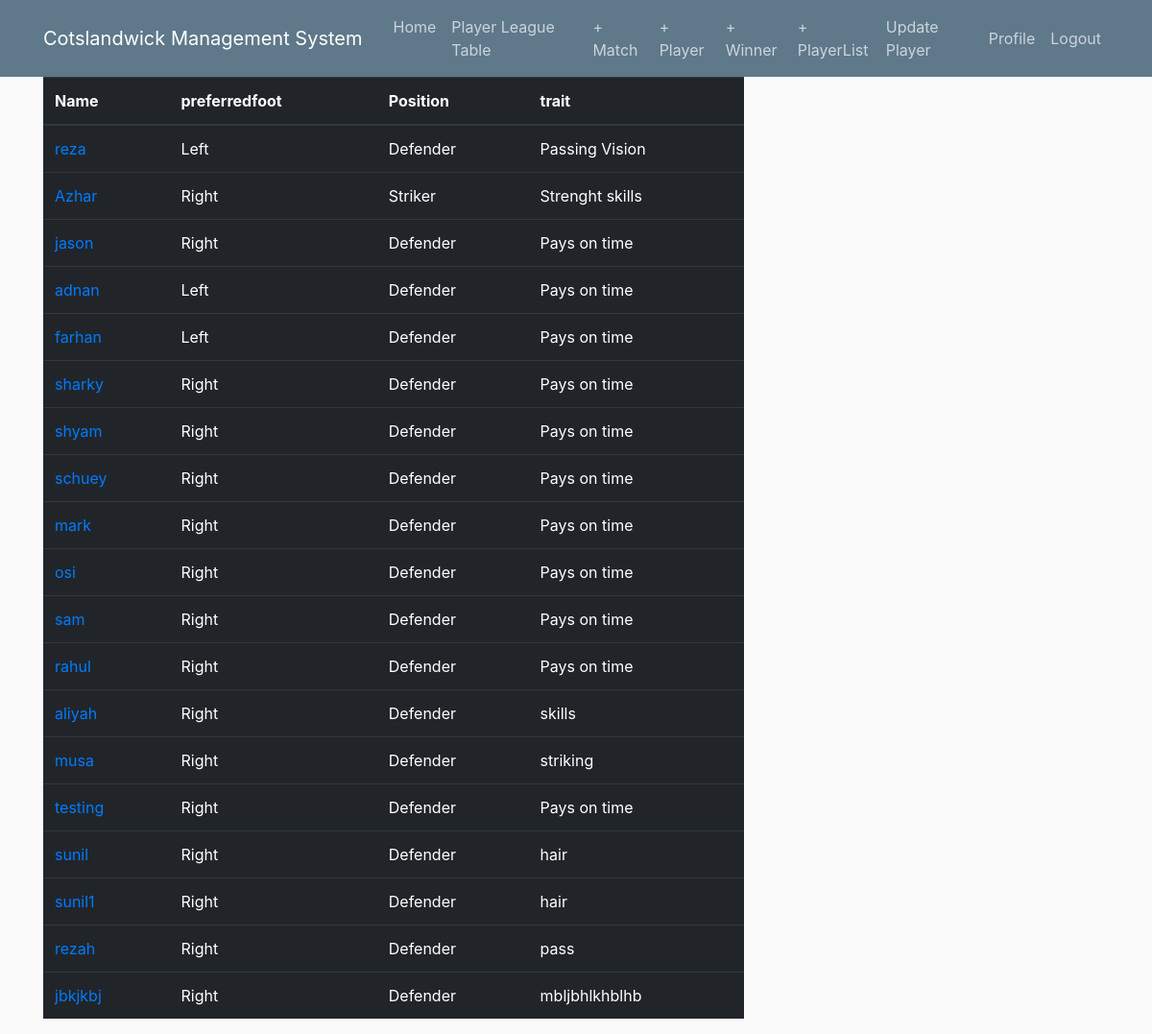
Screenshot of /playerlist/ (signed in) with the database file from the repository.
### manager/models.py (models this page shows, shortened)
class Player(models.Model):
    name = models.CharField(max_length=50, unique=True)
    preferredfoot = models.CharField(max_length=50, default='Right')
    position = models.CharField(max_length=20, default='Defender')
    trait = models.CharField(max_length=50, default='Pays on time')
    points = models.IntegerField(default=0)
    goalsscored = models.IntegerField(default=0)
    assists = models.IntegerField(default=0)
    motmawards = models.IntegerField(default=0)
    fantasypoints = models.IntegerField(default=0)

### manager/views.py (the view)
# urls.py: path('playerlist/', views.playerlist, name='playerlist'),
def playerlist(request):
    players = Player.objects.all().order_by('-points')
    content = {
        'players': players
    }
    return render(request, 'manager/playerlist.html', content)

### manager/templates/manager/playerlist.html
{% extends "manager/base.html" %}
{% block content %}
<table class="table table-dark">
  <thead>
    <tr>
      <th scope="col">Name</th>
      <th scope="col">preferredfoot</th>
      <th scope="col">Position</th>
      <th scope="col">trait</th>
    </tr>
  </thead>
  <tbody>
   {% for i in players %}
    <tr>
    <td><a href="{% url 'manager-players_edit' pk=i.id %}">{{i.name}}</a></td>
      <td>{{i.preferredfoot}}</td>
      <td>{{i.position}}</td>
      <td>{{i.trait}}</td>
    </tr>
    {% endfor %}
  </tbody>
</table>
{% endblock %}

### manager/static/manager/main.css (style rules this page uses)
body { background: #fafafa; color: #333333; margin-top: 5rem; }

### rows the page displays
Player: name "reza", preferredfoot "Left", position "Defender", trait "Passing Vision"
Player: name "Azhar", preferredfoot "Right", position "Striker", trait "Strenght skills"
Player: name "jason", preferredfoot "Right", position "Defender", trait "Pays on time"
Player: name "adnan", preferredfoot "Left", position "Defender", trait "Pays on time"
Player: name "farhan", preferredfoot "Left", position "Defender", trait "Pays on time"
Player: name "sharky", preferredfoot "Right", position "Defender", trait "Pays on time"
Player: name "shyam", preferredfoot "Right", position "Defender", trait "Pays on time"
Player: name "schuey", preferredfoot "Right", position "Defender", trait "Pays on time"
Player: name "mark", preferredfoot "Right", position "Defender", trait "Pays on time"
Player: name "osi", preferredfoot "Right", position "Defender", trait "Pays on time"
Player: name "sam", preferredfoot "Right", position "Defender", trait "Pays on time"
Player: name "rahul", preferredfoot "Right", position "Defender", trait "Pays on time"
Player: name "aliyah", preferredfoot "Right", position "Defender", trait "skills"
Player: name "musa", preferredfoot "Right", position "Defender", trait "striking"
Player: name "testing", preferredfoot "Right", position "Defender", trait "Pays on time"
Player: name "sunil", preferredfoot "Right", position "Defender", trait "hair"
Player: name "sunil1", preferredfoot "Right", position "Defender", trait "hair"
Player: name "rezah", preferredfoot "Right", position "Defender", trait "pass"
Player: name "jbkjkbj", preferredfoot "Right", position "Defender", trait "mbljbhlkhblhb"
